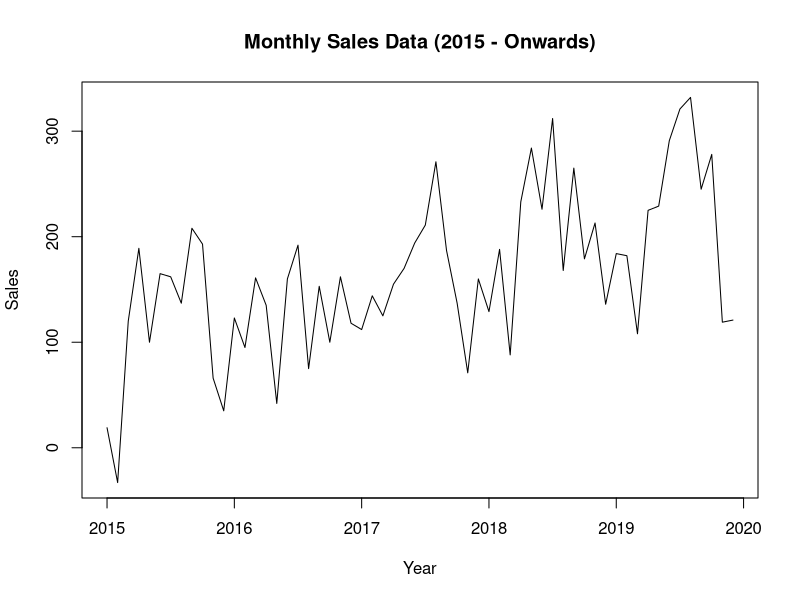

Reproduce this figure in R. (Note: this script raises an error after producing the figure.)
# Import Data
sales_ds <- read.csv("Sales.csv")
View(sales_ds)

## Time Plot: Sales
data_frame <- ts(sales_ds[,2], frequency = 12, start = c(2015,1))
plot(data_frame, ylab="Sales", xlab="Year", main="Monthly Sales Data (2015 - Onwards)")

# 71.4% Splitting
train <- window(data_frame, end = c(2019, 12))
test  <- window(data_frame, start = c(2020, 1))
h <- length(test)
